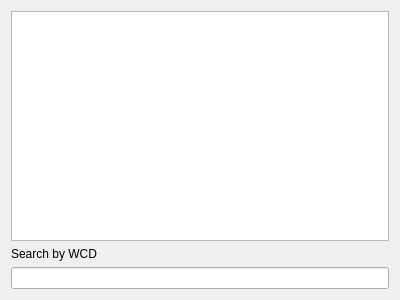
<?xml version="1.0" encoding="UTF-8"?>
<ui version="4.0">
 <class>DatabaseLog</class>
 <widget class="QWidget" name="DatabaseLog">
  <property name="geometry">
   <rect>
    <x>0</x>
    <y>0</y>
    <width>400</width>
    <height>300</height>
   </rect>
  </property>
  <property name="windowTitle">
   <string>Form</string>
  </property>
  <layout class="QVBoxLayout" name="verticalLayout">
   <item>
    <widget class="QTableView" name="log_table_view">
     <property name="sortingEnabled">
      <bool>true</bool>
     </property>
    </widget>
   </item>
   <item>
    <widget class="QLabel" name="label_search_by_wcd">
     <property name="text">
      <string>Search by WCD</string>
     </property>
    </widget>
   </item>
   <item>
    <widget class="QLineEdit" name="line_edit_wcd_entry"/>
   </item>
  </layout>
 </widget>
 <resources/>
 <connections/>
</ui>
